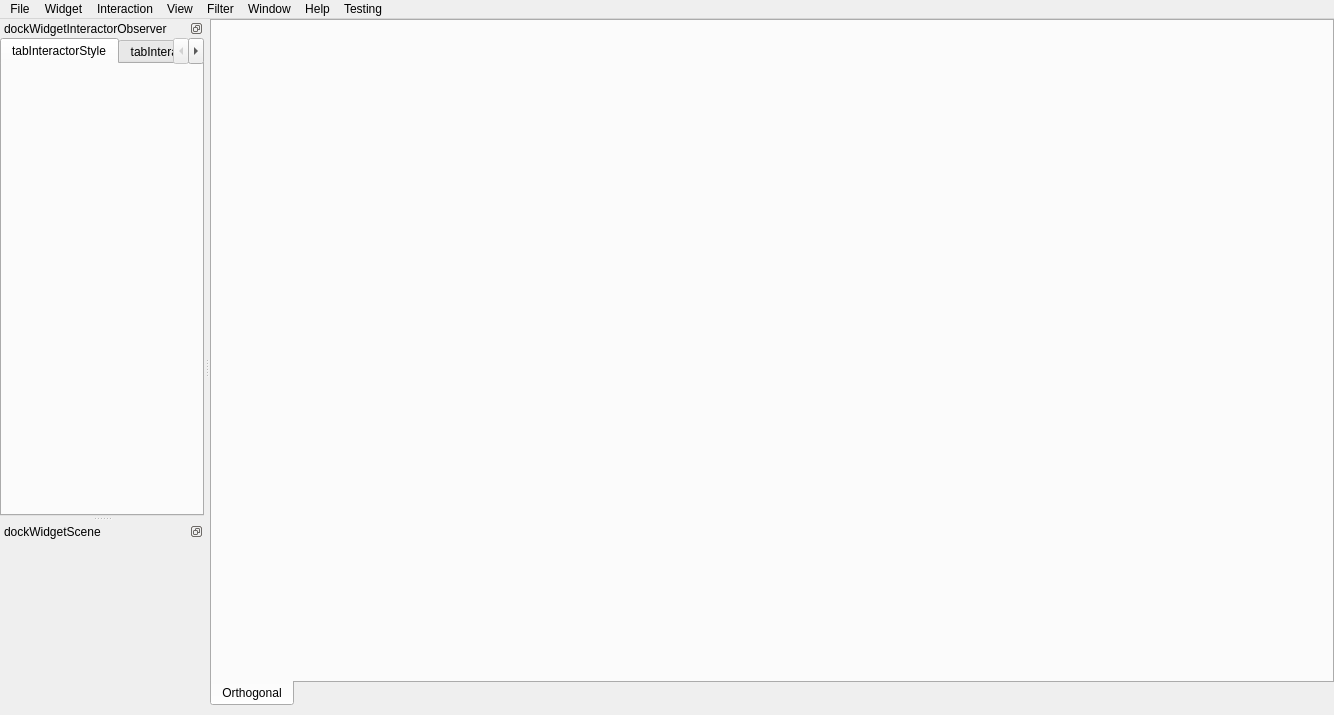
<?xml version="1.0" encoding="UTF-8"?>
<ui version="4.0">
 <class>MainWindow</class>
 <widget class="QMainWindow" name="MainWindow">
  <property name="windowModality">
   <enum>Qt::WindowModal</enum>
  </property>
  <property name="geometry">
   <rect>
    <x>0</x>
    <y>0</y>
    <width>1334</width>
    <height>715</height>
   </rect>
  </property>
  <property name="acceptDrops">
   <bool>true</bool>
  </property>
  <property name="windowTitle">
   <string>MainWindow</string>
  </property>
  <property name="windowIcon">
   <iconset resource="../../Resource/Project.qrc">
    <normaloff>:/icon/visitor.ico</normaloff>:/icon/visitor.ico</iconset>
  </property>
  <property name="dockNestingEnabled">
   <bool>true</bool>
  </property>
  <property name="dockOptions">
   <set>QMainWindow::AllowNestedDocks|QMainWindow::AnimatedDocks</set>
  </property>
  <widget class="QWidget" name="centralwidget">
   <property name="styleSheet">
    <string notr="true"/>
   </property>
   <layout class="QVBoxLayout" name="verticalLayoutCentral">
    <property name="spacing">
     <number>0</number>
    </property>
    <property name="leftMargin">
     <number>0</number>
    </property>
    <property name="topMargin">
     <number>0</number>
    </property>
    <property name="rightMargin">
     <number>0</number>
    </property>
    <property name="bottomMargin">
     <number>9</number>
    </property>
    <item>
     <widget class="QTabWidget" name="tabWidget_2">
      <property name="styleSheet">
       <string notr="true"/>
      </property>
      <property name="tabPosition">
       <enum>QTabWidget::South</enum>
      </property>
      <property name="currentIndex">
       <number>0</number>
      </property>
      <widget class="QWidget" name="tabOrthogonal">
       <attribute name="title">
        <string>Orthogonal</string>
       </attribute>
       <layout class="QVBoxLayout" name="verticalLayoutOrthogonal">
        <property name="spacing">
         <number>0</number>
        </property>
        <property name="leftMargin">
         <number>0</number>
        </property>
        <property name="topMargin">
         <number>0</number>
        </property>
        <property name="rightMargin">
         <number>0</number>
        </property>
        <property name="bottomMargin">
         <number>0</number>
        </property>
       </layout>
      </widget>
     </widget>
    </item>
   </layout>
  </widget>
  <widget class="QMenuBar" name="menuBar">
   <property name="geometry">
    <rect>
     <x>0</x>
     <y>0</y>
     <width>1334</width>
     <height>21</height>
    </rect>
   </property>
   <property name="sizePolicy">
    <sizepolicy hsizetype="MinimumExpanding" vsizetype="Minimum">
     <horstretch>0</horstretch>
     <verstretch>50</verstretch>
    </sizepolicy>
   </property>
   <property name="minimumSize">
    <size>
     <width>0</width>
     <height>0</height>
    </size>
   </property>
   <property name="styleSheet">
    <string notr="true"/>
   </property>
   <property name="defaultUp">
    <bool>false</bool>
   </property>
   <widget class="QMenu" name="menuFile">
    <property name="minimumSize">
     <size>
      <width>0</width>
      <height>0</height>
     </size>
    </property>
    <property name="sizeIncrement">
     <size>
      <width>0</width>
      <height>0</height>
     </size>
    </property>
    <property name="baseSize">
     <size>
      <width>0</width>
      <height>0</height>
     </size>
    </property>
    <property name="title">
     <string>File</string>
    </property>
    <widget class="QMenu" name="menuRecentProject">
     <property name="title">
      <string>Recent Project</string>
     </property>
    </widget>
    <widget class="QMenu" name="menu_Recent_Images_From_Medical_Finder">
     <property name="title">
      <string>&amp;Recent Images From Medical Image Finder</string>
     </property>
    </widget>
    <addaction name="action_Import_Images"/>
    <addaction name="action_Import_Images_From_Database"/>
    <addaction name="action_Import_Images_From_Medical_Image_Finder"/>
    <addaction name="menu_Recent_Images_From_Medical_Finder"/>
    <addaction name="action_Import_Label"/>
    <addaction name="action_Import_Image_With_LUT"/>
    <addaction name="action_Import_Model"/>
    <addaction name="action_Import_Project"/>
    <addaction name="action_Import_Project_Without_Clean"/>
    <addaction name="action_Import_Project_String"/>
    <addaction name="menuRecentProject"/>
    <addaction name="action_Commit_Project"/>
    <addaction name="action_Clear_Project"/>
    <addaction name="action_Admin_Mode"/>
    <addaction name="action_Exit"/>
   </widget>
   <widget class="QMenu" name="menuHelp">
    <property name="title">
     <string>Help</string>
    </property>
    <addaction name="action_About"/>
    <addaction name="action_Help"/>
   </widget>
   <widget class="QMenu" name="menuInteraction">
    <property name="title">
     <string>Interaction</string>
    </property>
    <addaction name="action_Navigation_Mode"/>
    <addaction name="action_Window_Level_Mode"/>
    <addaction name="action_Dental_Planning"/>
    <addaction name="action_Seed_Placer"/>
    <addaction name="action_Micron_Tracker_Navigation"/>
    <addaction name="action_Testing_Mode"/>
   </widget>
   <widget class="QMenu" name="menuView">
    <property name="title">
     <string>View</string>
    </property>
    <addaction name="actionAxial"/>
    <addaction name="actionSagittal"/>
    <addaction name="actionCoronal"/>
    <addaction name="actionThreeD"/>
    <addaction name="actionFourViews"/>
    <addaction name="action_Multi_Axial"/>
   </widget>
   <widget class="QMenu" name="menuWindow">
    <property name="title">
     <string>Window</string>
    </property>
    <addaction name="action_Scene_Widget"/>
    <addaction name="action_Interactor_Observer_Widget"/>
   </widget>
   <widget class="QMenu" name="menuWidget">
    <property name="title">
     <string>Widget</string>
    </property>
    <addaction name="action_Distance_Widget_On"/>
    <addaction name="action_Distance_Widget_Off"/>
    <addaction name="action_Planar_Seed_Widget"/>
    <addaction name="action_Implant_Widget_On"/>
    <addaction name="action_Implant_Widget_Off"/>
    <addaction name="action_PolyData_Source_Widget_On"/>
    <addaction name="action_PolyData_Source_Widget_Off"/>
    <addaction name="action_PolyData_Source_Normal_On"/>
    <addaction name="action_PolyData_Source_Normal_Off"/>
    <addaction name="action_Biopsy_On"/>
    <addaction name="action_Biopsy_Off"/>
   </widget>
   <widget class="QMenu" name="menuTesting">
    <property name="title">
     <string>Testing</string>
    </property>
    <addaction name="action_Testing_Action"/>
   </widget>
   <widget class="QMenu" name="menuFilter">
    <property name="title">
     <string>Filter</string>
    </property>
    <addaction name="action_BrainExtractionFilter"/>
   </widget>
   <addaction name="menuFile"/>
   <addaction name="menuWidget"/>
   <addaction name="menuInteraction"/>
   <addaction name="menuView"/>
   <addaction name="menuFilter"/>
   <addaction name="menuWindow"/>
   <addaction name="menuHelp"/>
   <addaction name="menuTesting"/>
  </widget>
  <widget class="QDockWidget" name="dockWidgetInteractorObserver">
   <property name="features">
    <set>QDockWidget::DockWidgetFloatable|QDockWidget::DockWidgetMovable</set>
   </property>
   <property name="allowedAreas">
    <set>Qt::AllDockWidgetAreas</set>
   </property>
   <property name="windowTitle">
    <string>dockWidgetInteractorObserver</string>
   </property>
   <attribute name="dockWidgetArea">
    <number>1</number>
   </attribute>
   <widget class="QWidget" name="cursorProbeDockWidgetContents">
    <layout class="QVBoxLayout" name="verticalLayout_3">
     <property name="spacing">
      <number>0</number>
     </property>
     <property name="leftMargin">
      <number>0</number>
     </property>
     <property name="topMargin">
      <number>0</number>
     </property>
     <property name="rightMargin">
      <number>0</number>
     </property>
     <property name="bottomMargin">
      <number>0</number>
     </property>
     <item>
      <widget class="QTabWidget" name="tabWidget">
       <property name="currentIndex">
        <number>0</number>
       </property>
       <widget class="QWidget" name="tabInteractorStyle">
        <attribute name="title">
         <string>tabInteractorStyle</string>
        </attribute>
        <layout class="QVBoxLayout" name="verticalLayout_5">
         <property name="spacing">
          <number>0</number>
         </property>
         <property name="leftMargin">
          <number>0</number>
         </property>
         <property name="topMargin">
          <number>0</number>
         </property>
         <property name="rightMargin">
          <number>0</number>
         </property>
         <property name="bottomMargin">
          <number>0</number>
         </property>
         <item>
          <widget class="QStackedWidget" name="stackedWidgetStyle"/>
         </item>
        </layout>
       </widget>
       <widget class="QWidget" name="tabInteractorWidget">
        <attribute name="title">
         <string>tabInteractorWidget</string>
        </attribute>
        <layout class="QVBoxLayout" name="verticalLayout_4">
         <property name="spacing">
          <number>0</number>
         </property>
         <property name="leftMargin">
          <number>0</number>
         </property>
         <property name="topMargin">
          <number>0</number>
         </property>
         <property name="rightMargin">
          <number>0</number>
         </property>
         <property name="bottomMargin">
          <number>0</number>
         </property>
         <item>
          <widget class="QToolBox" name="toolBoxWidget">
           <property name="font">
            <font>
             <family>Georgia</family>
             <pointsize>10</pointsize>
            </font>
           </property>
          </widget>
         </item>
        </layout>
       </widget>
      </widget>
     </item>
    </layout>
   </widget>
  </widget>
  <widget class="QDockWidget" name="dockWidgetScene">
   <property name="features">
    <set>QDockWidget::DockWidgetFloatable|QDockWidget::DockWidgetMovable</set>
   </property>
   <property name="windowTitle">
    <string>dockWidgetScene</string>
   </property>
   <attribute name="dockWidgetArea">
    <number>1</number>
   </attribute>
   <widget class="QWidget" name="dockWidgetContents_2">
    <layout class="QVBoxLayout" name="verticalLayout_2">
     <property name="spacing">
      <number>0</number>
     </property>
     <property name="leftMargin">
      <number>0</number>
     </property>
     <property name="topMargin">
      <number>0</number>
     </property>
     <property name="rightMargin">
      <number>0</number>
     </property>
     <property name="bottomMargin">
      <number>0</number>
     </property>
    </layout>
   </widget>
  </widget>
  <action name="action_About">
   <property name="text">
    <string>&amp;About</string>
   </property>
  </action>
  <action name="action_Help">
   <property name="text">
    <string>&amp;Help</string>
   </property>
   <property name="toolTip">
    <string>Help</string>
   </property>
   <property name="shortcut">
    <string>Ctrl+H</string>
   </property>
  </action>
  <action name="action_Window_Level_Mode">
   <property name="checkable">
    <bool>true</bool>
   </property>
   <property name="checked">
    <bool>false</bool>
   </property>
   <property name="icon">
    <iconset>
     <normaloff>:/HyperBlue/hyperblue/icon/windowlevel-normal.png</normaloff>
     <normalon>:/HyperBlue/hyperblue/icon/windowlevel-hover.png</normalon>
     <activeoff>:/HyperBlue/hyperblue/icon/windowlevel-hover.png</activeoff>:/HyperBlue/hyperblue/icon/windowlevel-normal.png</iconset>
   </property>
   <property name="text">
    <string>&amp;WindowLevel Mode</string>
   </property>
  </action>
  <action name="action_Navigation_Mode">
   <property name="checkable">
    <bool>true</bool>
   </property>
   <property name="checked">
    <bool>false</bool>
   </property>
   <property name="icon">
    <iconset>
     <normalon>:/HyperBlue/hyperblue/icon/product-icon.png</normalon>
    </iconset>
   </property>
   <property name="text">
    <string>&amp;Navigation Mode</string>
   </property>
  </action>
  <action name="actionAxial">
   <property name="checkable">
    <bool>true</bool>
   </property>
   <property name="icon">
    <iconset>
     <normaloff>:/icon/LayoutAxialView.png</normaloff>:/icon/LayoutAxialView.png</iconset>
   </property>
   <property name="text">
    <string>Axial</string>
   </property>
  </action>
  <action name="actionSagittal">
   <property name="checkable">
    <bool>true</bool>
   </property>
   <property name="icon">
    <iconset>
     <normaloff>:/icon/LayoutSagittalView.png</normaloff>:/icon/LayoutSagittalView.png</iconset>
   </property>
   <property name="text">
    <string>Sagittal</string>
   </property>
  </action>
  <action name="actionCoronal">
   <property name="checkable">
    <bool>true</bool>
   </property>
   <property name="icon">
    <iconset>
     <normaloff>:/icon/LayoutCoronalView.png</normaloff>:/icon/LayoutCoronalView.png</iconset>
   </property>
   <property name="text">
    <string>Coronal</string>
   </property>
  </action>
  <action name="actionThreeD">
   <property name="checkable">
    <bool>true</bool>
   </property>
   <property name="icon">
    <iconset>
     <normaloff>:/icon/Layout3DView.png</normaloff>:/icon/Layout3DView.png</iconset>
   </property>
   <property name="text">
    <string>3D</string>
   </property>
  </action>
  <action name="actionFourViews">
   <property name="checkable">
    <bool>true</bool>
   </property>
   <property name="checked">
    <bool>false</bool>
   </property>
   <property name="icon">
    <iconset>
     <normaloff>:/icon/LayoutFourViews.png</normaloff>:/icon/LayoutFourViews.png</iconset>
   </property>
   <property name="text">
    <string>Four Views</string>
   </property>
  </action>
  <action name="action_Import_Images">
   <property name="icon">
    <iconset>
     <normaloff>:/HyperBlue/hyperblue/icon/new-normal.png</normaloff>
     <normalon>:/HyperBlue/hyperblue/icon/new-hover.png</normalon>
     <activeoff>:/HyperBlue/hyperblue/icon/new-hover.png</activeoff>:/HyperBlue/hyperblue/icon/new-normal.png</iconset>
   </property>
   <property name="text">
    <string>&amp;Import Images</string>
   </property>
   <property name="toolTip">
    <string>Import Images</string>
   </property>
  </action>
  <action name="action_Import_Project">
   <property name="icon">
    <iconset>
     <normaloff>:/HyperBlue/hyperblue/icon/open-normal.png</normaloff>
     <normalon>:/HyperBlue/hyperblue/icon/open-hover.png</normalon>
     <activeoff>:/HyperBlue/hyperblue/icon/open-hover.png</activeoff>:/HyperBlue/hyperblue/icon/open-normal.png</iconset>
   </property>
   <property name="text">
    <string>&amp;Import Project</string>
   </property>
  </action>
  <action name="action_Commit_Project">
   <property name="icon">
    <iconset>
     <normaloff>:/HyperBlue/hyperblue/icon/save-normal.png</normaloff>
     <normalon>:/HyperBlue/hyperblue/icon/save-hover.png</normalon>
     <activeoff>:/HyperBlue/hyperblue/icon/save-hover.png</activeoff>:/HyperBlue/hyperblue/icon/save-normal.png</iconset>
   </property>
   <property name="text">
    <string>&amp;Commit Project</string>
   </property>
  </action>
  <action name="action_Testing_Mode">
   <property name="checkable">
    <bool>true</bool>
   </property>
   <property name="text">
    <string>&amp;Testing Mode</string>
   </property>
   <property name="toolTip">
    <string>Testing Mode</string>
   </property>
  </action>
  <action name="action_Dental_Planning">
   <property name="checkable">
    <bool>true</bool>
   </property>
   <property name="icon">
    <iconset>
     <normaloff>:/HyperBlue/hyperblue/icon/product-icon.png</normaloff>:/HyperBlue/hyperblue/icon/product-icon.png</iconset>
   </property>
   <property name="text">
    <string>&amp;Dental Planning</string>
   </property>
   <property name="toolTip">
    <string>Dental Planning</string>
   </property>
  </action>
  <action name="action_Clear_Project">
   <property name="text">
    <string>&amp;Clear Project</string>
   </property>
  </action>
  <action name="action_Exit">
   <property name="text">
    <string>&amp;Exit</string>
   </property>
  </action>
  <action name="action_Seed_Placer">
   <property name="checkable">
    <bool>true</bool>
   </property>
   <property name="text">
    <string>&amp;Seed Placer</string>
   </property>
   <property name="toolTip">
    <string>Seed Placer</string>
   </property>
  </action>
  <action name="action_Import_Project_String">
   <property name="text">
    <string>&amp;Import Project String</string>
   </property>
   <property name="toolTip">
    <string>Import Project String</string>
   </property>
  </action>
  <action name="action_Scene_Widget">
   <property name="checkable">
    <bool>true</bool>
   </property>
   <property name="checked">
    <bool>true</bool>
   </property>
   <property name="text">
    <string>&amp;Scene Widget</string>
   </property>
   <property name="toolTip">
    <string>Scene Widget</string>
   </property>
  </action>
  <action name="action_Distance_Widget_On">
   <property name="text">
    <string>&amp;Distance Widget On</string>
   </property>
   <property name="toolTip">
    <string>Distance Widget On</string>
   </property>
  </action>
  <action name="action_Distance_Widget_Off">
   <property name="text">
    <string>&amp;Distance Widget Off</string>
   </property>
   <property name="toolTip">
    <string>Distance Widget Off</string>
   </property>
  </action>
  <action name="action_Interactor_Observer_Widget">
   <property name="checkable">
    <bool>true</bool>
   </property>
   <property name="checked">
    <bool>true</bool>
   </property>
   <property name="text">
    <string>&amp;Interactor Observer Widget</string>
   </property>
   <property name="toolTip">
    <string>Interactor Observer Widget</string>
   </property>
  </action>
  <action name="action_Admin_Mode">
   <property name="text">
    <string>&amp;Admin Mode</string>
   </property>
   <property name="toolTip">
    <string>Admin Mode</string>
   </property>
  </action>
  <action name="action_Planar_Seed_Widget">
   <property name="checkable">
    <bool>true</bool>
   </property>
   <property name="text">
    <string>&amp;Planar Seed Widget</string>
   </property>
   <property name="toolTip">
    <string>Planar Seed Widget</string>
   </property>
  </action>
  <action name="action_Implant_Widget_On">
   <property name="text">
    <string>&amp;Implant Widget On</string>
   </property>
   <property name="toolTip">
    <string>Implant Widget On</string>
   </property>
  </action>
  <action name="action_Implant_Widget_Off">
   <property name="text">
    <string>&amp;Implant Widget Off</string>
   </property>
   <property name="toolTip">
    <string>Implant Widget Off</string>
   </property>
  </action>
  <action name="action_PolyData_Source_Widget_On">
   <property name="text">
    <string>&amp;PolyData Source Widget On</string>
   </property>
   <property name="toolTip">
    <string>PolyData Source Widget On</string>
   </property>
  </action>
  <action name="action_PolyData_Source_Widget_Off">
   <property name="text">
    <string>&amp;PolyData Source Widget Off</string>
   </property>
   <property name="toolTip">
    <string>PolyData Source Widget Off</string>
   </property>
  </action>
  <action name="action_Micron_Tracker_Navigation">
   <property name="checkable">
    <bool>true</bool>
   </property>
   <property name="text">
    <string>&amp;Micron Tracker Navigation</string>
   </property>
   <property name="toolTip">
    <string>Micron Tracker Navigation</string>
   </property>
  </action>
  <action name="action_Import_Project_Without_Clean">
   <property name="text">
    <string>&amp;Import Project Without Clean</string>
   </property>
   <property name="toolTip">
    <string>Import Project Without Clean</string>
   </property>
  </action>
  <action name="action_Biopsy_On">
   <property name="text">
    <string>&amp;Biopsy On</string>
   </property>
   <property name="toolTip">
    <string>Biopsy On</string>
   </property>
  </action>
  <action name="action_Biopsy_Off">
   <property name="text">
    <string>&amp;Biopsy Off</string>
   </property>
   <property name="toolTip">
    <string>Biopsy Off</string>
   </property>
  </action>
  <action name="action_Testing_Action">
   <property name="text">
    <string>&amp;Testing Action</string>
   </property>
   <property name="toolTip">
    <string>Testing Action</string>
   </property>
  </action>
  <action name="action_Import_Images_From_Database">
   <property name="text">
    <string>&amp;Import Images From Database</string>
   </property>
   <property name="toolTip">
    <string>Import Images</string>
   </property>
  </action>
  <action name="action_Import_Images_From_Medical_Image_Finder">
   <property name="text">
    <string>&amp;Import Images From Medical Image Finder</string>
   </property>
  </action>
  <action name="action_Import_Label">
   <property name="text">
    <string>&amp;Import Label</string>
   </property>
  </action>
  <action name="action_Import_Model">
   <property name="text">
    <string>&amp;Import Model</string>
   </property>
  </action>
  <action name="action_PolyData_Source_Normal_On">
   <property name="text">
    <string>&amp;PolyData Source Normal On</string>
   </property>
  </action>
  <action name="action_PolyData_Source_Normal_Off">
   <property name="text">
    <string>&amp;PolyData Source Normal Off</string>
   </property>
  </action>
  <action name="action_Import_Image_With_LUT">
   <property name="text">
    <string>&amp;Import Image With LUT</string>
   </property>
  </action>
  <action name="action_Multi_Axial">
   <property name="text">
    <string>&amp;Multi Axial</string>
   </property>
  </action>
  <action name="action_BrainExtractionFilter">
   <property name="text">
    <string>&amp;BrainExtractionFilter</string>
   </property>
   <property name="toolTip">
    <string>BrainExtractionFilter</string>
   </property>
  </action>
 </widget>
 <resources>
  <include location="../../Resource/Project.qrc"/>
 </resources>
 <connections>
  <connection>
   <sender>action_Scene_Widget</sender>
   <signal>triggered(bool)</signal>
   <receiver>dockWidgetScene</receiver>
   <slot>setVisible(bool)</slot>
   <hints>
    <hint type="sourcelabel">
     <x>-1</x>
     <y>-1</y>
    </hint>
    <hint type="destinationlabel">
     <x>126</x>
     <y>714</y>
    </hint>
   </hints>
  </connection>
  <connection>
   <sender>action_Interactor_Observer_Widget</sender>
   <signal>triggered(bool)</signal>
   <receiver>dockWidgetInteractorObserver</receiver>
   <slot>setVisible(bool)</slot>
   <hints>
    <hint type="sourcelabel">
     <x>-1</x>
     <y>-1</y>
    </hint>
    <hint type="destinationlabel">
     <x>126</x>
     <y>273</y>
    </hint>
   </hints>
  </connection>
 </connections>
</ui>
